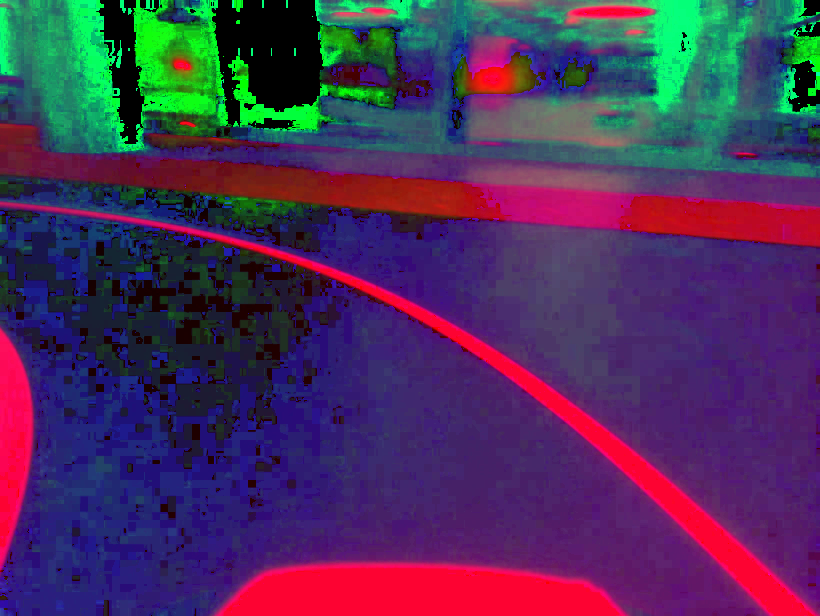
#> input picture nbs/lane.png, 1640 x 1232 px (shown at 1/2 size)
$ jupyter execute NewLK.ipynb
#> lines starting #> are read from the running program, lines starting #| are printed output that depends on the picture; after the words box and inside, x2 and y2 are one past the last pixel; in counts of white or black regions, pixels touching at a corner belong together
[cell 1]
import cv2
import matplotlib.pyplot as plt
import numpy
import time
import math

[cell 2]
# function used to determine the next states
def determine(x,maxlenx,maxleny):
    if x[0]<0 or x[0]>=maxlenx or x[1]<0 or x[1]>=maxleny:
        return True

# function used to determine whether the next states are relevant to the patch or not
def possneigh(imgin,i,j,maxlenx,maxleny):
    poss_n=[(i+1,j),(i,j+1),(i+1,j+1),(i-1,j-1),(i-1,j),(i,j-1),(i-1,j+1),(i+1,j-1)]
    poss_n=[x for x in poss_n if not determine(x,maxlenx,maxleny)]
    return [x for x in poss_n if imgin[x[0]][x[1]]==0]

#bfs from ex2 modified to work on image
def bfs_4(graph,start):
    visited = [] # List to keep track of visited nodes.
    queue = []     #Initialize a queue
    visited.append(start)
    queue.append(start)

    while queue:
        s = queue.pop(0)

        for neighbour in possneigh(graph,s[0],s[1],graph.shape[0],graph.shape[1]):
            if neighbour not in visited:
                visited.append(neighbour)
                queue.append(neighbour)
    return visited

#dfs from ex2 modified to work on image
# [30 lines left out: function dfs_4, not called in this run]

[cell 3]
img=cv2.imread("lane.png")
#> img is the input picture: shape (1232, 1640, 3); mean B, G, R 89.6, 48.9, 74.9

[cell 4]
img_orig=cv2.cvtColor(img,cv2.COLOR_HSV2RGB)
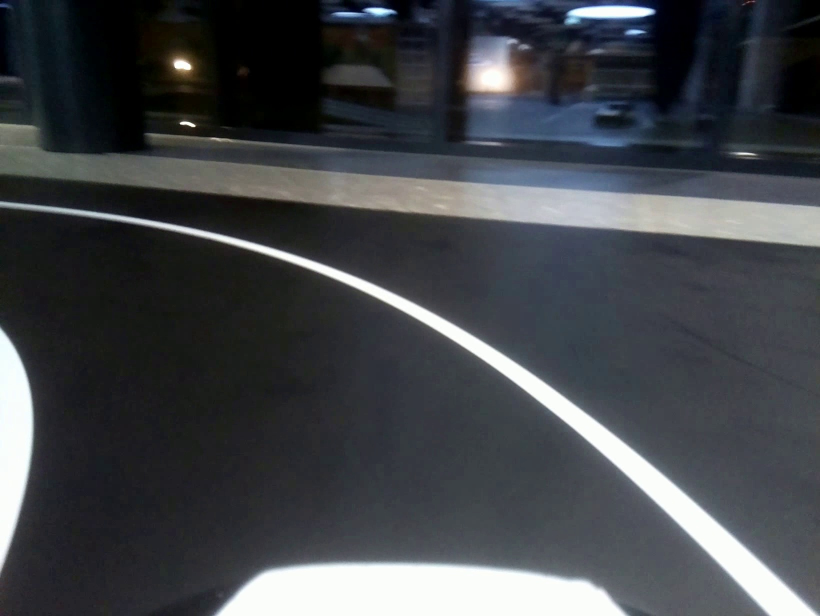
#> img_orig: shape (1232, 1640, 3) (shown at 1/2 size); mean R, G, B 66, 69.1, 73.4

[cell 5]
plt.imshow(img_orig)

[cell 6]
import numpy as np
lower = np.array([0, 0, 249], np.uint8)
upper = np.array([120, 90, 255], np.uint8)

mask = cv2.inRange(img, lower, upper)
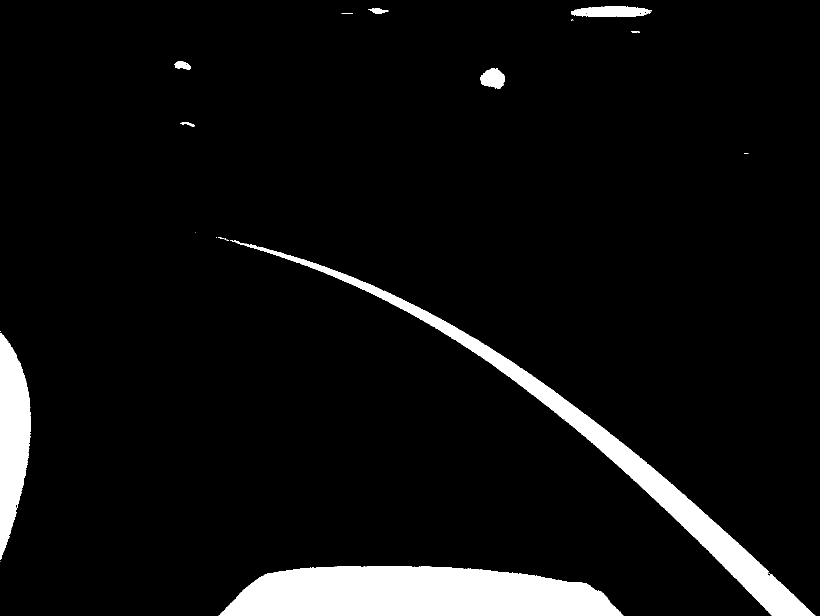
#> mask: shape (1232, 1640) (shown at 1/2 size); 6.5% white; 23 white regions (12 under 20 px), largest, box (x1, y1, x2, y2) and area: (439, 1132, 1247, 1232) 65407, (460, 480, 1631, 1232) 43100, (0, 666, 62, 1120) 18744

[cell 7]
plt.imshow(mask)

[cell 8]
# Creating kernel
kernel = np.ones((101, 101), np.uint8)
# Using cv2.erode() method
image = cv2.dilate(mask, kernel)
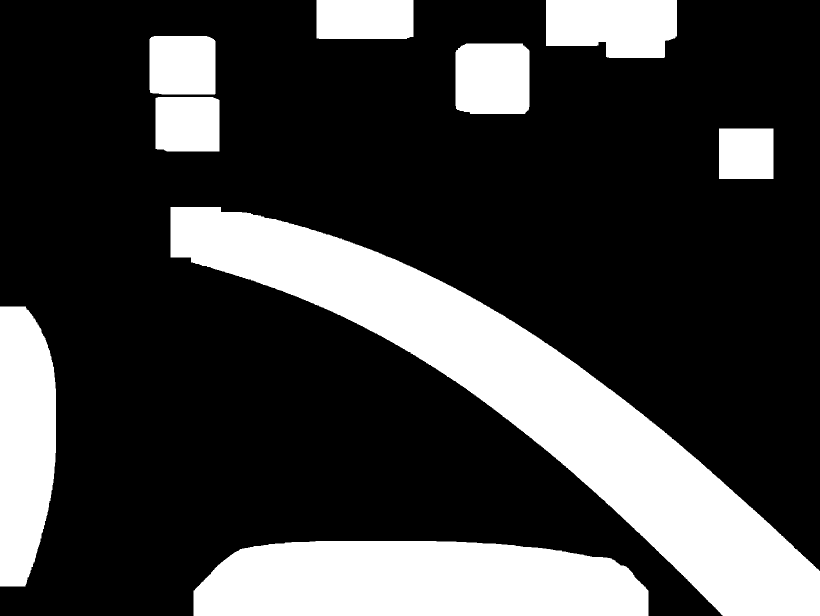
#> image: shape (1232, 1640) (shown at 1/2 size); 25.6% white; 9 white regions, largest, box (x1, y1, x2, y2) and area: (341, 414, 1640, 1232) 240296, (387, 1082, 1297, 1232) 121079, (0, 613, 112, 1173) 53054

[cell 9]
plt.imshow(image[600:1000,])
img_new=image[600:1000,]
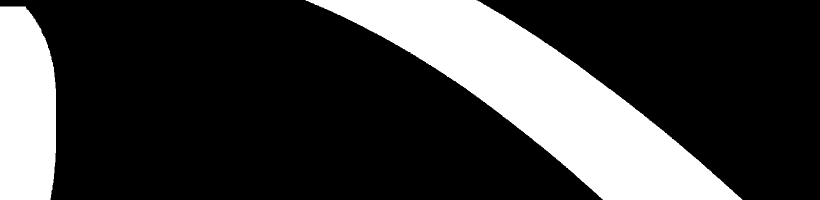
#> img_new: shape (400, 1640) (shown at 1/2 size); 23.9% white; 2 white regions, box (x1, y1, x2, y2) and area: (611, 0, 1485, 400) 117455, (0, 13, 112, 400) 39557

[cell 10]
img_new=cv2.resize(img_new,None,fx=0.03,fy=0.03,interpolation = cv2.INTER_NEAREST)
plt.imshow(img_new)
print(img_new.shape)
#| (12, 49)
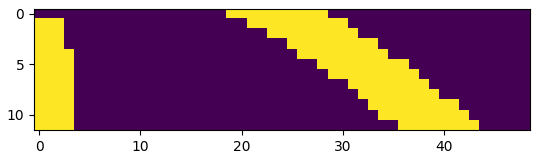
#> figure drawn by matplotlib, 1 panel

[cell 11]
def get_road_ratio(mask_img):
    mask=mask_img.copy()
    kernel = np.ones((111, 111), np.uint8)
    img_new = cv2.dilate(mask, kernel)
    img_new=cv2.resize(img_new,None,fx=0.035,fy=0.035,interpolation = cv2.INTER_NEAREST)

    for i in range(img_new.shape[0]):
        for j in range(img_new.shape[1]):
            if img_new[i][j]>200:
                img_new[i][j]=1
            else:
                img_new[i][j]=0
    visited=bfs_4(img_new,(img_new.shape[0],img_new.shape[1]//2))
    right=len([i for i in visited if i[1]>img_new.shape[1]//2])
    print(img_new.shape[1]//2)
    left=len(visited)-right
    print("Len of Halfs: ",right," ",left)
    return (right-left)/len(visited)*36 , visited

[cell 12]
mask_new=mask[600:1000,]
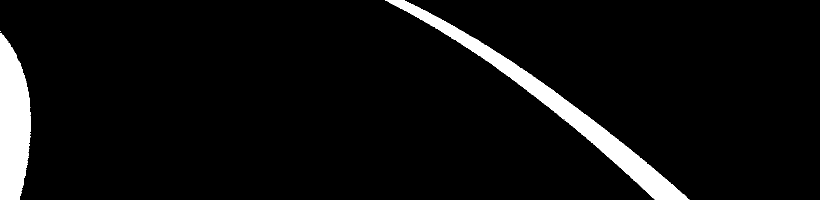
#> mask_new: shape (400, 1640) (shown at 1/2 size); 5.7% white; 3 white regions (1 under 20 px), largest, box (x1, y1, x2, y2) and area: (770, 0, 1379, 400) 21492, (0, 66, 62, 400) 16184
intime=time.time()
a,b=get_road_ratio(mask_new)
#> in get_road_ratio, `img_new = cv2.dilate(mask, kernel)`:
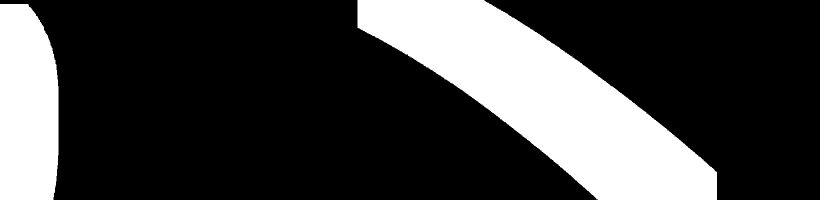
#> img_new: shape (400, 1640) (shown at 1/2 size); 25% white; 2 white regions, box (x1, y1, x2, y2) and area: (715, 0, 1434, 400) 122098, (0, 8, 117, 400) 42131
#> in get_road_ratio, `visited=bfs_4(img_new,(img_new.shape[0],img_new.shape[1]//2))`: visited = 405 pairs, first value 0 to 14, second value 0 to 40
#> in get_road_ratio, `right=len([i for i in visited if i[1]>img_new.shape[1]//2])`: right = 65
#| 28
#> in get_road_ratio, `left=len(visited)-right`: left = 340
#| Len of Halfs:  65   340
#> a = -24.44; b has the same summary as visited in get_road_ratio
outtime=time.time()
print(outtime-intime)

[cell 13]
x,y=zip(*b)
#> x = 405 values, max 14 at index 0, min 0 at index 241, mean 7.13; y = 405 values, max 40 at index 217, min 0 at index 404, mean 18.47

[cell 14]
plt.scatter(y,x)
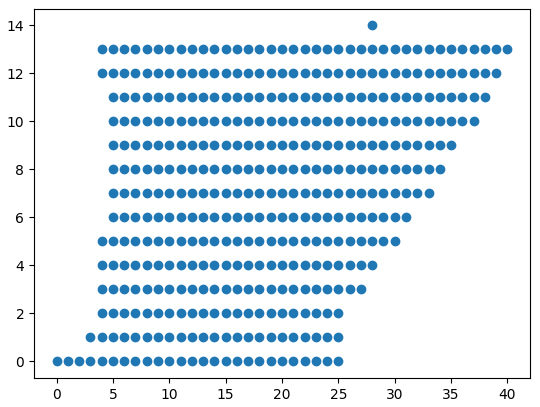
#> figure drawn by matplotlib, 1 panel

[cell 15]
a
#> Out = -24.44

[cell 16]
plt.imshow(mask_new)

[cell 17]
out_img=cv2.Canny(mask_new,0,200)
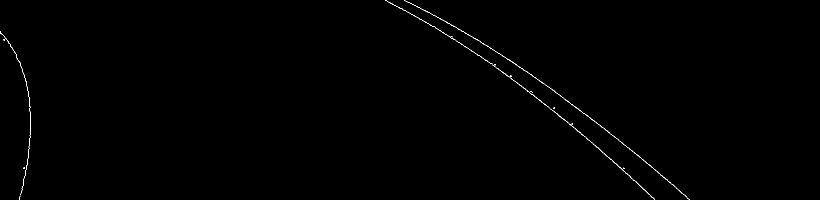
#> out_img: shape (400, 1640) (shown at 1/2 size); 0.3% white in thin lines or dots, all inside (x1, y1, x2, y2) = (0, 0, 1379, 400)
kernel = np.ones((11, 11), np.uint8)
out_new = cv2.dilate(out_img, kernel)
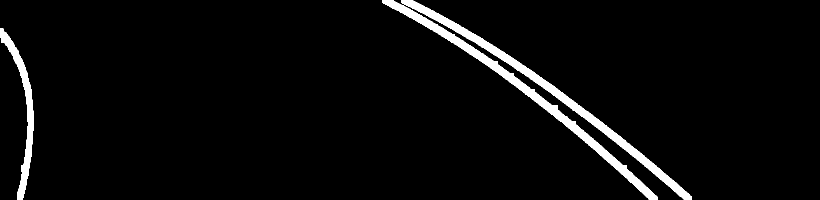
#> out_new: shape (400, 1640) (shown at 1/2 size); 3.9% white; 3 white regions, box (x1, y1, x2, y2) and area: (803, 0, 1384, 400) 10442, (765, 0, 1315, 400) 10302, (0, 57, 67, 400) 4692
plt.imshow(out_new)

[cell 18]
cdst=np.ones(out_new.shape)
lines=cv2.HoughLines(out_new,1, np.pi / 180, 200,min_theta=math.pi/8,max_theta=7*math.pi/8)
#> lines = 62 rows, first 8: [-509, 2.24], [-506, 2.21], [-491, 2.23], [-527, 2.26], [-488, 2.19], [-525, 2.23], [-475, 2.21], [-472, 2.17]
